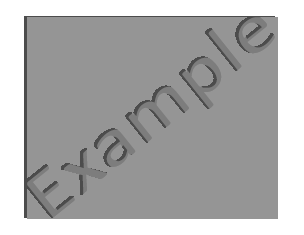
#> input picture example.png, 304 x 235 px, found by its file name
$ python watermark_app.py
#> lines starting #> are read from the running program, lines starting #| are printed output that depends on the picture
from tkinter import *
#from Tkinter import *
from PIL import Image
from PIL import ImageTk
#import tkFileDialog
from tkinter import filedialog
import cv2
from imutils import paths
import numpy as np
import os

watermark = cv2.imread('/home/adesh/Downloads/02_Computer_Vision_A_Z_Template_Folder/01_all_Modules/watermark/example.png', cv2.IMREAD_UNCHANGED)
#> watermark is the input picture: shape (235, 304, 4); mean B, G, R, A 174.7, 174.7, 174.7, 13.9
(wH, wW) = watermark.shape[:2]
#> wH = 235; wW = 304

(B, G, R, A) = cv2.split(watermark)
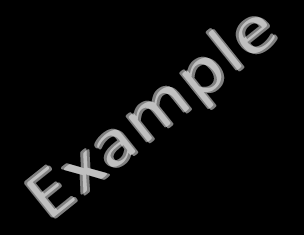
#> A: shape (235, 304); min 0, max 192, mean 13.9
B = cv2.bitwise_and(B, B, mask=A)
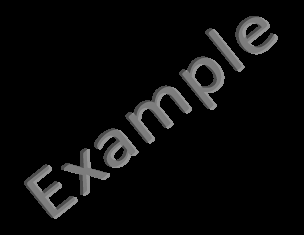
#> B: shape (235, 304); min 0, max 149, mean 11.3
G = cv2.bitwise_and(G, G, mask=A)
R = cv2.bitwise_and(R, R, mask=A)
watermark = cv2.merge([B, G, R, A])

def select_image():
    global panelA, panelB
    path = filedialog.askopenfilename()

    if len(path) > 0:
        image = cv2.imread(path)
        (h, w) = image.shape[:2]
        image = np.dstack([image, np.ones((h, w), dtype="uint8") * 255])
        overlay = np.zeros((h, w, 4), dtype="uint8")
        overlay[h - wH - 10:h - 10, w - wW - 10:w - 10] = watermark
        edged = image.copy()
        cv2.addWeighted(overlay, 0.25, edged, 1.0, 0, edged)
        image = Image.fromarray(image)
        edged = Image.fromarray(edged)
        image = ImageTk.PhotoImage(image)
        edged = ImageTk.PhotoImage(edged)

        if panelA is None or panelB is None:
            panelA = Label(image=image)
            panelA.image = image
            panelA.pack(side="left", padx=10, pady=10)
            panelB = Label(image=edged)
            panelB.image = edged
            panelB.pack(side="right", padx=10, pady=10)

        else:
            panelA.configure(image=image)
            panelB.configure(image=edged)
            panelA.image = image
            panelB.image = edged

root = Tk()
panelA = None
panelB = None
btn = Button(root, text="Select an image", command=select_image)
btn.pack(side="bottom", fill="both", expand="yes", padx="10", pady="10")
root.mainloop()
